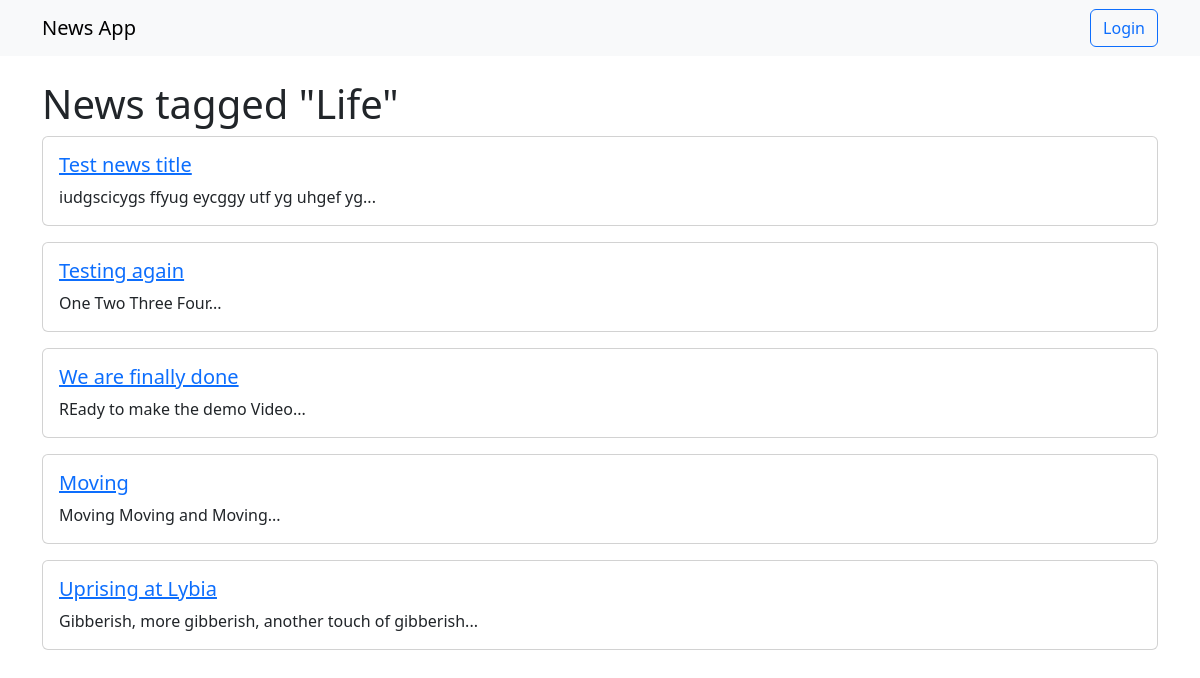
The page /news/tag/1/ on the database its author committed.
### news/models.py (models this page shows)
class Tag(models.Model):
    name = models.CharField(max_length=50, unique=True)

class News(models.Model):
    title = models.CharField(max_length=255)
    text = models.TextField()
    image = models.ImageField(upload_to='http://127.0.0.1:8000/media/news_images/', blank=True, null=True)
    tags = models.ManyToManyField('Tag', related_name='news')
    created_at = models.DateTimeField(auto_now_add=True)
    views = models.IntegerField(default=0)

### news/urls.py (the view)
# urls.py: path('news/tag/<int:tag_id>/', news_by_tag_view, name='news-by-tag'),
def news_by_tag_view(request, tag_id):
    tag = get_object_or_404(Tag, id=tag_id)
    page = int(request.GET.get('page', 1))
    per_page = 5 if page == 1 else 3
    news_list = tag.news.all().order_by('-created_at')
    paginator = Paginator(news_list, per_page)
    try:
        news_page = paginator.page(page)
    except:
        return JsonResponse({'news': []})
    news_data = [
        {
            'id': news.id,
            'title': news.title,
            'text': news.text[:150] + "...",
        } for news in news_page
    ]
    if request.headers.get('X-Requested-With') == 'XMLHttpRequest':
        return JsonResponse({'news': news_data})
    return render(request, 'news/news_by_tag.html', {'tag': tag, 'news_list': news_data})

### news/templates/news/news_by_tag.html (shortened to what this page needs)
{% extends 'news/base.html' %}
{% block content %}
    <h1>News tagged "{{ tag.name }}"</h1>
    <div id="news-container">
        {% for news in news_list %}
            <div class="card mb-3">
                <div class="card-body">
                    <h5 class="card-title">
                        <a href="{% url 'news-detail' news.id %}">{{ news.title }}</a>
                    </h5>
                    <p class="card-text">{{ news.text|truncatechars:150 }}</p>
                </div>
            </div>
        {% empty %}
            <p>No news found for this tag.</p>
        {% endfor %}
    </div>
{% endblock %}

### rows shown on the page
Tag: name "Life"
News: title "Test news title"
News: title "Testing again"
News: title "We are finally done"
News: title "Moving"
News: title "Uprising at Lybia"

### other values the page prints
{{ news.text|truncatechars:150 }} "iudgscicygs ffyug eycggy utf yg uhgef yg..." "One Two Three Four..." "REady to make the demo Video..." "Moving Moving and Moving..." "Gibberish, more gibberish, another touch of gibberish..."
